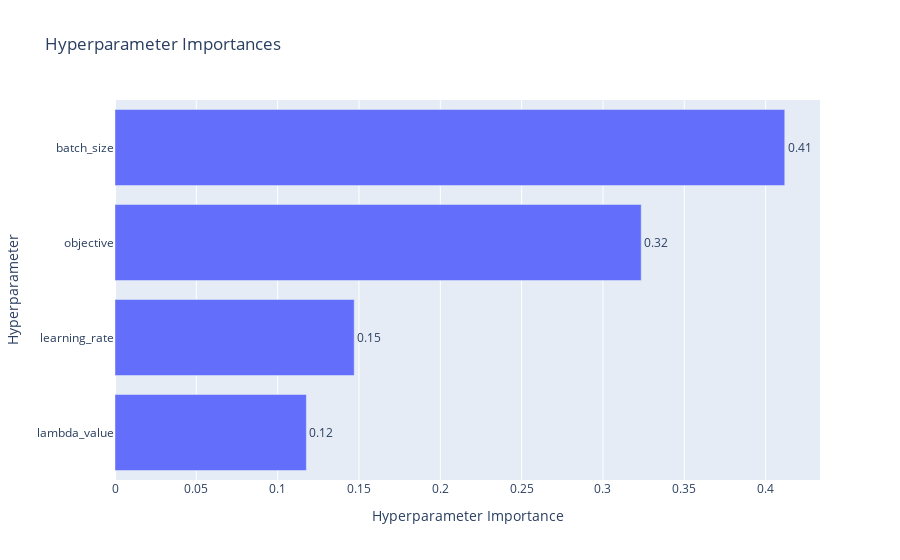

The cell this chart's notebook holds for it:
### Code cell
fig = optuna.visualization.plot_param_importances(studies['NNModel_nn1'])
fig.show()

### Figure 1 — Plotly figure (JSON) as saved in the notebook; plotly's stock layout.template omitted (floating-point values rounded to 4 significant figures)
{"data": [{"cliponaxis": false, "hovertemplate": ["lambda_value (FloatDistribution): 0.11764705882352941<extra></extra>", "learning_rate (FloatDistribution): 0.14705882352941177<extra></extra>", "objective (CategoricalDistribution): 0.3235294117647059<extra></extra>", "batch_size (CategoricalDistribution): 0.4117647058823529<extra></extra>"], "name": "Objective Value", "orientation": "h", "text": ["0.12", "0.15", "0.32", "0.41"], "textposition": "outside", "type": "bar", "x": [0.1176, 0.1471, 0.3235, 0.4118], "y": ["lambda_value", "learning_rate", "objective", "batch_size"]}], "layout": {"title": {"text": "Hyperparameter Importances"}, "xaxis": {"title": {"text": "Hyperparameter Importance"}}, "yaxis": {"title": {"text": "Hyperparameter"}}}}
